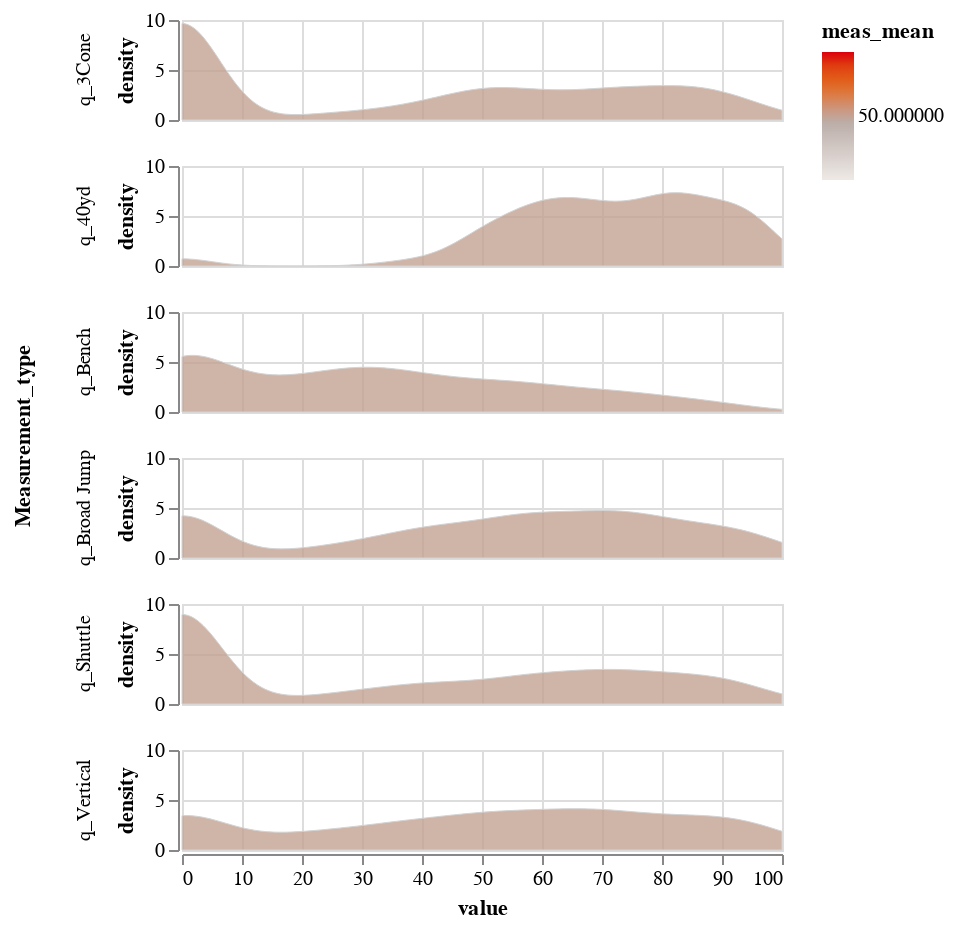

Write notebook code for a chart like this one.
### Code cell
source = quantile_data

scale = alt.Scale(scheme='lightgreyred', domainMid=50)

alt.Chart(source).transform_fold(
    list(quantile_cols),
    as_ = ['Measurement_type', 'value']
).transform_density(
    density='value',
    groupby=['Measurement_type'],
    counts=True,
    extent= [0, 100]
).transform_joinaggregate(
    groupby=['Measurement_type'],
    meas_mean='mean(value)',
    meas_count='count(value)',
    meas_sum='sum(value)'
).mark_area(
    interpolate='monotone',
    fillOpacity=0.8,
    stroke='lightgray',
    strokeWidth=0.5
).encode(
    alt.X('value:Q'),
    alt.Y('density:Q'),
    alt.Fill('meas_mean:Q', scale=scale),
    alt.Row('Measurement_type:N')
).encode(
    tooltip=["meas_mean:Q", "meas_count:Q", "meas_sum:Q"]
).properties(width=300, height=50)

### Figure 1 — Vega-Lite specification as saved in the notebook (floating-point values rounded to 4 significant figures; data arrays with more than 128 entries replaced by an {"elided": "..."} marker saying what was removed)
{"config": {"view": {"continuousWidth": 400, "continuousHeight": 300}}, "data": {"name": "data-4c8ab6bef8b313e94e636c9f1688de38"}, "mark": {"type": "area", "fillOpacity": 0.8, "interpolate": "monotone", "stroke": "lightgray", "strokeWidth": 0.5}, "encoding": {"fill": {"field": "meas_mean", "scale": {"domainMid": 50, "scheme": "lightgreyred"}, "type": "quantitative"}, "row": {"field": "Measurement_type", "type": "nominal"}, "tooltip": [{"field": "meas_mean", "type": "quantitative"}, {"field": "meas_count", "type": "quantitative"}, {"field": "meas_sum", "type": "quantitative"}], "x": {"field": "value", "type": "quantitative"}, "y": {"field": "density", "type": "quantitative"}}, "height": 50, "transform": [{"fold": ["q_3Cone", "q_40yd", "q_Bench", "q_Broad Jump", "q_Shuttle", "q_Vertical"], "as": ["Measurement_type", "value"]}, {"density": "value", "counts": true, "extent": [0, 100], "groupby": ["Measurement_type"]}, {"joinaggregate": [{"op": "mean", "field": "value", "as": "meas_mean"}, {"op": "count", "field": "value", "as": "meas_count"}, {"op": "sum", "field": "value", "as": "meas_sum"}], "groupby": ["Measurement_type"]}], "width": 300, "$schema": "https://vega.github.io/schema/vega-lite/v4.17.0.json", "datasets": {"data-4c8ab6bef8b313e94e636c9f1688de38": {"elided": "357 records"}}}
